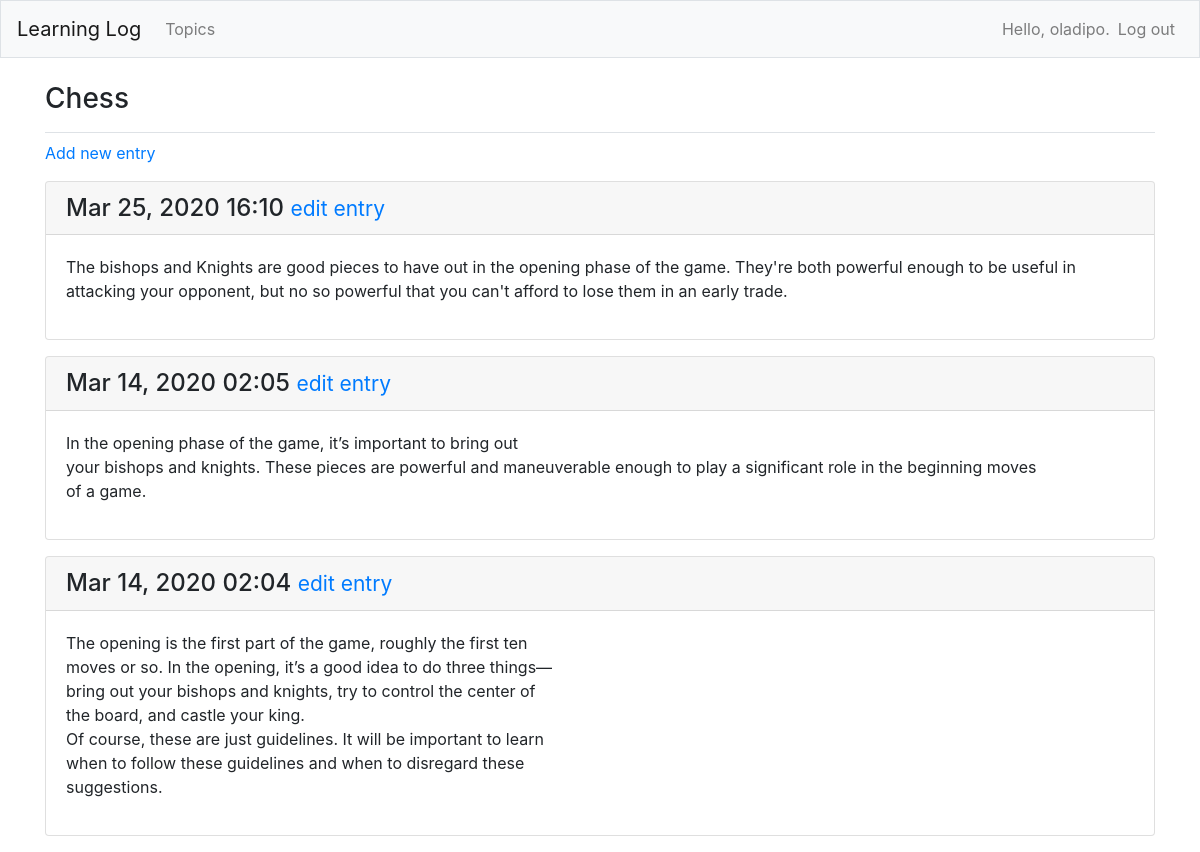
The page /topics/1/ (signed in) on the database its author committed.
### learning_logs/models.py (models this page shows, shortened)
class Topic(models.Model):
    text = models.CharField(max_length=200)
    date_added = models.DateTimeField(auto_now_add=True)
    owner = models.ForeignKey(User, on_delete=models.CASCADE)
    def __str__(self):
        return self.text

class Entry(models.Model):
    topic = models.ForeignKey(Topic, on_delete=models.CASCADE)
    text = models.TextField()
    date_added = models.DateTimeField(auto_now_add=True)
    class Meta:
        verbose_name_plural = "entries"

### learning_logs/views.py (the view)
# urls.py: path("topics/<int:topic_id>/", views.topic, name="topic"),
@login_required
def topic(request, topic_id):
    topic = Topic.objects.get(id=topic_id)
    check_topic_owner(request, topic_id)
    entries = topic.entry_set.order_by("-date_added")
    context = {"topic": topic, "entries": entries}
    return render(request, "learning_logs/topic.html", context)

### learning_logs/views.py (called while the page is built)
def check_topic_owner(request, topic_id):
    topic = Topic.objects.get(id=topic_id)
    if topic.owner != request.user:
        raise Http404

### learning_logs/templates/learning_logs/topic.html
{% extends 'learning_logs/base.html' %}
{% block page_header %}
<h3>{{ topic }}</h3>
{% endblock page_header %}
{% block content %}
<p>
    <a href="{% url 'learning_logs:new_entry' topic.id %}">Add new entry</a>
</p>
{% for entry in entries %}
<div class="card mb-3">
    <h4 class="card-header">
        {{ entry.date_added|date:'M d, Y H:i' }}
        <small><a href="{% url 'learning_logs:edit_entry' entry.id %}">edit entry</a></small>
    </h4>
    <div class="card-body">
        {{ entry.text|linebreaks }}
    </div>
</div>
{% empty %}
<p>There are no entries for this topic yet.</p>
{% endfor %}
{% endblock content %}

### learning_logs/templates/learning_logs/base.html (shortened to what this page needs)
{% load bootstrap4 %}
<!DOCTYPE html>
<html lang="en">
<head>
    {% bootstrap_css %}
</head>
<body>
    <nav class="navbar navbar-expand-md navbar-light bg-light mb-4 border">
        <a href="{% url 'learning_logs:index' %}" class="navbar-brand">Learning Log</a>
        <div class="collapse navbar-collapse" id="navbarCollapse">
            <ul class="navbar-nav mr-auto">
                <li class="nav-item">
                    <a href="{% url 'learning_logs:topics' %}" class="nav-link">Topics</a>
                </li>
            </ul>
            <ul class="navbar-nav ml-auto">
                {% if user.is_authenticated %}
                <li class="nav-item">
                    <span class="navbar-text">Hello, {{ user.username }}.</span>
                </li>
                <li class="nav-item">
                    <a href="{% url 'users:logout' %}" class="nav-link">Log out</a>
                </li>
                {% endif %}
            </ul>
        </div>
    </nav>
    <main class="container" role="main">
        <div class="pb-2 mb-2 border-bottom">
            {% block page_header %} {% endblock page_header %}
        </div>
        <div>
            {% block content %} {% endblock content %}
        </div>
    </main>
</body>
</html>

### rows shown on the page
Topic: text "Chess"
Entry: date_added "Mar 25, 2020 16:10", text "The bishops and Knights are good pieces to have out in the opening phase of the game. They're both powerful enough to be useful in attacking your opponent, but no so powerful that you can't afford to lose them in an early trade."
Entry: date_added "Mar 14, 2020 02:05", text "In the opening phase of the game, it’s important to bring out your bishops and knights. These pieces are powerful and maneuverable enough to play a significant role in the beginning moves of a game."
Entry: date_added "Mar 14, 2020 02:04", text "The opening is the first part of the game, roughly the first ten moves or so. In the opening, it’s a good idea to do three things— bring out your bishops and knights, try to control the center of the board, and castle your king. Of course, these are just guidelines. It will be important to learn when to follow these guidelines and when to disregard these suggestions."

### other values the page prints
{{ user.username }} "oladipo"
